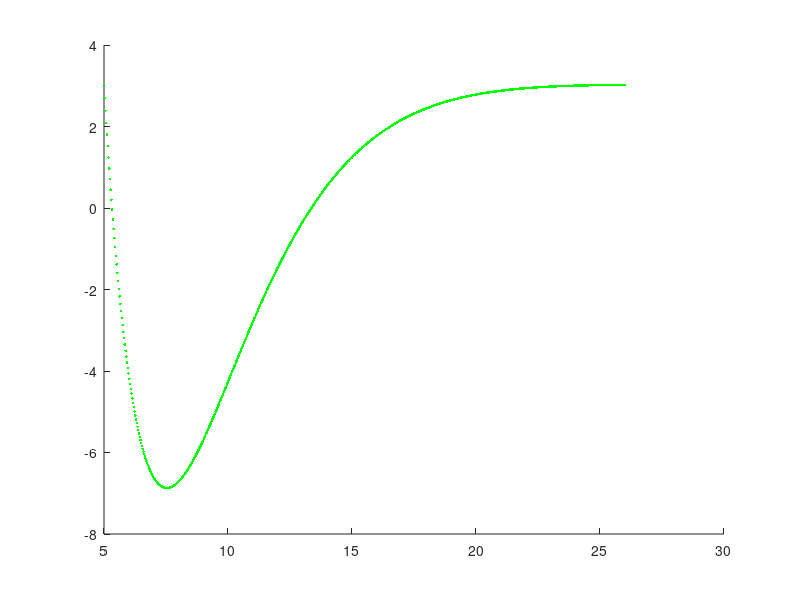

Reproduce this figure in MATLAB. (Note: this script raises an error after producing the figure.)
function DibujaCurva1D
 
% Interpolación de Newton 1D
 
% Arranca la interface gráfica.
% Dibuja la gráfica de la función f(x)=1/(1+25x^2)
% Con el boton de la izda del ratón, añadimos puntos de control sobre la función. 
% Cada punto añadido se dibuja en la pantalla (un circulo rojo).
% Con el boton de la drcha del ratón, añadimos el último punto.
% Calcula y dibuja el polinomio de Newton que interpola esos puntos de control (línea azul). Utiliza la rutina polNewton.
 
hold on
% Initially, the list of points is empty.
xy = [];
%xx=-1:0.01:1;
xx=-0:0.01:7;
%fx=1./(1+25*xx.^2);
fx=xx.*(xx-2*pi).*exp(-xx);
plot(5+3*xx,3+5*fx,'g.');
n = 0;
% Loop, picking up the points.
disp('Left mouse button picks points.')
disp('Right mouse button picks last point.')
but = 1;
while but == 1
    [xi,yi,but] = ginput(1);
    plot(xi,yi,'ro')
    n = n+1;
    xy(:,n) = [xi;yi];
end
% Interpolate with a spline curve and finer spacing.
%t = 1:n;
ts = min(xy(1,:)): 0.001: max(xy(1,:));
xys = polNewton(xy(1,:),xy(2,:),ts);
 % Plot the interpolated curve.
plot(ts,xys,'b-');
hold off
return 